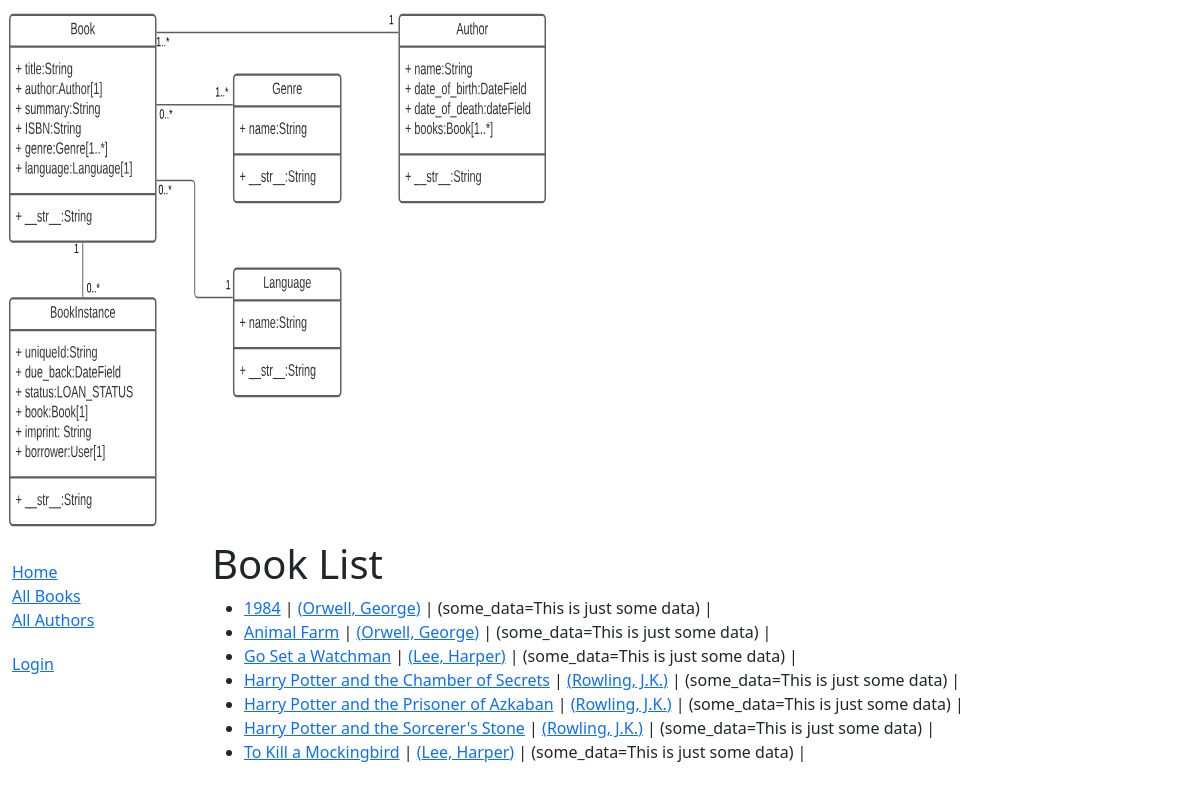
/catalog/books/, run on the app's committed database.
### catalog/models.py (models this page shows, shortened)
class Book(models.Model):
    title = models.CharField(max_length=200)
    author = models.ForeignKey('Author', on_delete=models.SET_NULL, null=True)
    summary = models.TextField(max_length=1000, help_text='Enter a brief description of the book')
    isbn = models.CharField('ISBN', max_length=13, unique=True,
                             help_text='13 Character <a href="https://www.isbn-international.org/content/what-isbn">ISBN number</a>')
    genre = models.ManyToManyField(Genre, help_text='Select a genre for this book')
    language = models.ForeignKey('Language', on_delete=models.SET_NULL, null=True)
    class Meta:
        ordering = ['title']
    def display_genre(self):
        """Creates a string for the Genre. This is required to display genre in Admin."""
        return ', '.join([genre.name for genre in self.genre.all()[:3]])
    display_genre.short_description = 'Genre'
    def get_absolute_url(self):
        return reverse('book-detail', args=[str(self.id)])

class Author(models.Model):
    first_name = models.CharField(max_length=100)
    last_name = models.CharField(max_length=100)
    date_of_birth = models.DateField(null=True, blank=True)
    date_of_death = models.DateField('Died', null=True, blank=True)
    class Meta:
        ordering = ['last_name', 'first_name']
    def get_absolute_url(self):
        return reverse('author-detail', args=[str(self.id)])
    def __str__(self):
        return f'{self.last_name}, {self.first_name}'

### catalog/views.py (the view)
# urls.py: path('books/', views.BookListView.as_view(), name='books'),
class BookListView(generic.ListView):
    model = Book
    context_object_name = 'book_list' # This is how we refer to it in jinja syntax in .html templates
    paginate_by = 10 # To access page 2 you would use the URL /catalog/books/?page=2
    def get_context_data(self, **kwargs):
        context = super(BookListView, self).get_context_data(**kwargs)
        context['some_data'] = 'This is just some data'
        return context

### catalog/templates/catalog/book_list.html (shortened to what this page needs)
{% extends "base_generic.html" %}
{% block content %}
  <h1>Book List</h1>
  {% if book_list %}
    <ul>
      {% for bli in book_list %}
      <li>
        <a href="{{ bli.get_absolute_url }}">{{ bli.title }}</a> |
        <a href="{{ bli.author.get_absolute_url }}">({{bli.author}})</a> |
        (some_data={{some_data}}) |
      </li>
      {% endfor %}
    </ul>
  {% else %}
    <p>There are no books in the library.</p>
  {% endif %}
{% endblock %}

### catalog/templates/base_generic.html (shortened to what this page needs)
<!DOCTYPE html>
<html lang="en">
  <head>
    <link
      href="https://cdn.jsdelivr.net/npm/bootstrap@5.1.3/dist/css/bootstrap.min.css"
      rel="stylesheet"
 />
    {% load static %}
    <link rel="stylesheet" href="{% static 'css/styles.css' %}" />
    <img
        src="{% static 'catalog/images/local_library_model_uml.svg' %}"
        alt="UML diagram"
        style="width:555px;height:540px;" />
    <link rel="stylesheet" href="https://cdnjs.cloudflare.com/ajax/libs/toastr.js/latest/toastr.min.css">
  </head>
  <body>
    <div class="container-fluid">
      <div class="row">
        <div class="col-sm-2">
          {% block sidebar %}
            <ul class="sidebar-nav">
              <li><a href="{% url 'index' %}">Home</a></li>
              <li><a href="{% url 'books' %}">All Books</a></li>
              <li><a href="{% url 'authors' %}">All Authors</a></li>
            </ul>
            <ul class="sidebar-nav">
            {% if user.is_authenticated %}
              <li>User: {{ user.get_username }}</li>
              <li><a href="{% url 'my-borrowed' %}">My Borrowed</a></li>
              <li><a href="{% url 'logout' %}?next={{ request.path }}">Logout</a></li>
            {% else %}
              <li><a href="{% url 'login' %}?next={{ request.path }}">Login</a></li>
            {% endif %}
            </ul>
          {% endblock %}
        </div>
        <div class="col-sm-10 ">
        {% block content %}{% endblock %}
        </div>
      </div>
    </div>
  </body>
</html>

### catalog/static/css/styles.css (style rules this page uses)
.sidebar-nav { margin-top: 20px; padding: 0; list-style: none; }

### data on the page
Book: title "1984", author "Orwell, George", some_data "This is just some data"
Book: title "Animal Farm", author "Orwell, George", some_data "This is just some data"
Book: title "Go Set a Watchman", author "Lee, Harper", some_data "This is just some data"
Book: title "Harry Potter and the Chamber of Secrets", author "Rowling, J.K.", some_data "This is just some data"
Book: title "Harry Potter and the Prisoner of Azkaban", author "Rowling, J.K.", some_data "This is just some data"
Book: title "Harry Potter and the Sorcerer's Stone", author "Rowling, J.K.", some_data "This is just some data"
Book: title "To Kill a Mockingbird", author "Lee, Harper", some_data "This is just some data"
